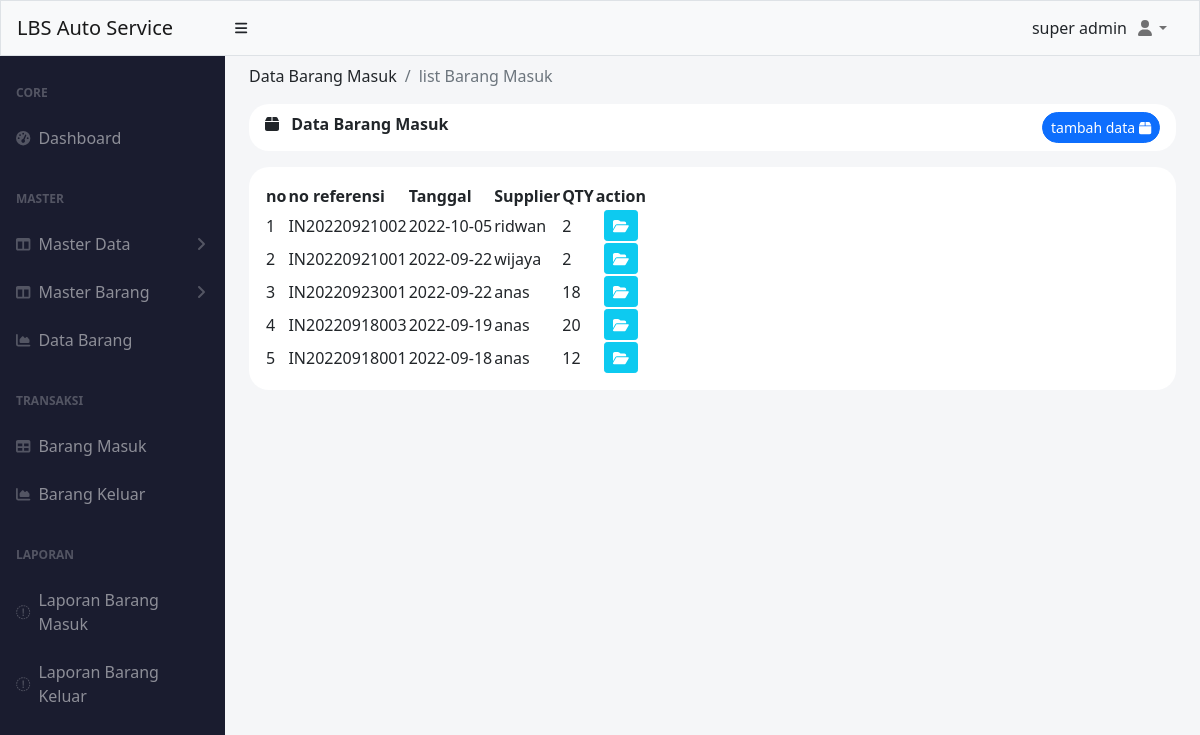
/index.php?menu=barang-masuk (signed in), run on the app's committed database.
### tables this page shows
CREATE TABLE `barang_masuk` (
  `id` int(11) NOT NULL,
  `no_referensi` varchar(100) NOT NULL,
  `supplier_id` int(11) NOT NULL,
  `tanggal` date NOT NULL,
  `catatan` varchar(255) NOT NULL
);

CREATE TABLE `supplier` (
  `id` int(11) NOT NULL,
  `nama` varchar(50) NOT NULL,
  `alamat` varchar(255) NOT NULL,
  `telp` char(20) NOT NULL
);

### pages/barang_masuk/index.php (the view)
<?php
include './koneksi.php';
$sql = "SELECT
barang_masuk.id as id, no_referensi, tanggal, nama, catatan
FROM barang_masuk
INNER JOIN supplier
ON supplier.id = barang_masuk.supplier_id
ORDER BY tanggal DESC";
$queryBarang = mysqli_query($conn, $sql);
?>
<div class="container-fluid px-4 ">
    <ol class="breadcrumb pt-2">
        <li class="breadcrumb-item ">Data Barang Masuk</li>
        <li class="breadcrumb-item active">list Barang Masuk</li>
    </ol>
    <div class="mb-4">
        <div class="card-header clearfix mb-3" style="border-radius: 20px ;background-color: white; border:0px;">
            <i class="fa-solid fa-box"></i>
            <span class="ms-2 fw-bolder"> Data Barang Masuk</span>
            <a href="index.php?barang-masuk=add" class="btn btn-sm btn-primary float-end rounded-pill">
                tambah data <i class="fa-solid fa-box"></i>
            </a>
        </div>
        <div class="p-3  bg-white " style="border-radius: 20px; ">
            <table id="datatablesSimple" style="border-color: white;">
                <thead class="">
                    <tr>
                        <th>no</th>
                        <th>no referensi</th>
                        <th>Tanggal</th>
                        <th>Supplier</th>
                        <th>QTY</th>
                        <th>action</th>
                    </tr>
                </thead>
                <tbody>
                    <?php
                    $i = 0;
                    while ($data = mysqli_fetch_assoc($queryBarang)) :
                        $id = $data['id'];
                        $queryCountQty = mysqli_query($conn, "SELECT sum(qty) as qty FROM transaksi_barang_masuk WHERE barang_masuk_id='$id'");
                        $getQty = mysqli_fetch_assoc($queryCountQty);
                    ?>
                        <tr>
                            <td><?= $i += 1 ?></td>
                            <td><?= $data['no_referensi'] ?></td>
                            <td><?= $data['tanggal'] ?></td>
                            <td><?= $data['nama'] ?></td>
                            <td><?= $getQty['qty'] ?></td>
                            <td class="text-center">
                                <a href="index.php?barang-masuk=detail&id= <?= $data['id'] ?>" class="btn btn-sm btn-info text-white">
                                    <i class="fa-solid fa-folder-open"></i>
                                </a>
                            </td>
                        </tr>
                    <?php
                    endwhile;
                    ?>
                </tbody>
            </table>
        </div>
    </div>
</div>

### data on the page
barang_masuk: i "1", no_referensi "IN20220921002", tanggal "2022-10-05", supplier.nama "ridwan", qty "2"
barang_masuk: i "2", no_referensi "IN20220921001", tanggal "2022-09-22", supplier.nama "wijaya", qty "2"
barang_masuk: i "3", no_referensi "IN20220923001", tanggal "2022-09-22", supplier.nama "anas", qty "18"
barang_masuk: i "4", no_referensi "IN20220918003", tanggal "2022-09-19", supplier.nama "anas", qty "20"
barang_masuk: i "5", no_referensi "IN20220918001", tanggal "2022-09-18", supplier.nama "anas", qty "12"

### other printed values
$varSession['username'] "super admin"
